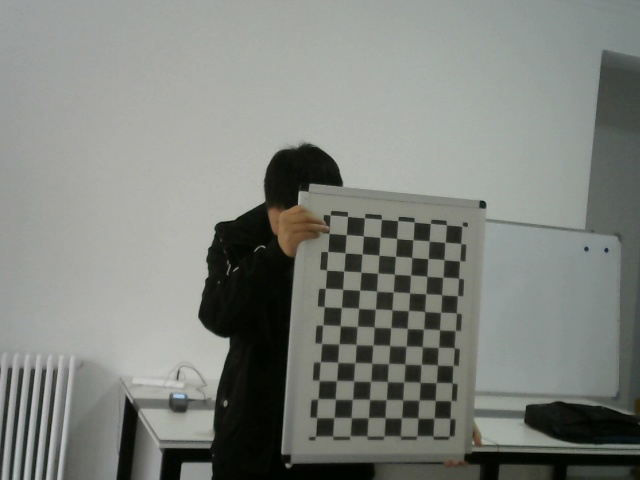
#> input picture calibration/myImgs2/01.jpg, 640 x 480 px; its folder holds only this picture in this run
$ python Calib_hrt.py
#> lines starting #> are read from the running program, lines starting #| are printed output that depends on the picture; after the words box and inside, x2 and y2 are one past the last pixel; in counts of white or black regions, pixels touching at a corner belong together
import numpy as np
import cv2
import glob
# termination criteria
criteria = (cv2.TERM_CRITERIA_EPS + cv2.TERM_CRITERIA_MAX_ITER, 30, 0.001)
#for i in range(4,15):
i=11
#    for j in range(5,15):
j=7
#chess board 9*12
objp = np.zeros((i*j, 3), np.float32)
#points in 3D world(no width added)
objp[:,:2] = np.mgrid[0:i, 0:j].T.reshape(-1,2)
# Arrays to store object points and image points from all the images.
objpoints = [] # 3d point in real world space
imgpoints = [] # 2d points in image plane.
images = glob.glob(r'myImgs2/*.jpg')

for fname in images:
    img = cv2.imread(fname)
#> img is the input picture: shape (480, 640, 3); mean B, G, R 124.8, 130.3, 127
    gray = cv2.cvtColor(img,cv2.COLOR_BGR2GRAY)
    # Find the chess board corners
    ret, corners = cv2.findChessboardCorners(gray, (i,j),None)
#> ret = True; corners = 77 rows, first 8: [334, 417.6], [335.5, 399.1], [336.2, 380.6], [337.9, 362.3], [339, 343.8], [340.2, 325.5], [341.3, 307.6], [342.7, 289.3]
    # If found, add object points, image points (after refining them)
    if ret == True:
        objpoints.append(objp)
        corners2 = cv2.cornerSubPix(gray,corners,(11,11),(-1,-1),criteria)
#> corners2 = 77 rows, first 8: [333.9, 417.6], [335.3, 399.1], [336.5, 380.6], [337.8, 362.3], [338.9, 343.9], [340.3, 325.7], [341.4, 307.5], [342.6, 289.3]
        imgpoints.append(corners2)
        # Draw and display the corners
        img = cv2.drawChessboardCorners(img, (i,j), corners2,ret)
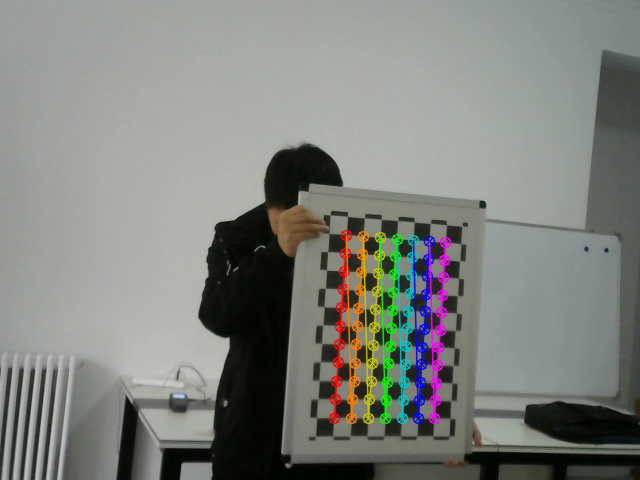
#> img: shape (480, 640, 3); 3.97% of pixels changed, all inside (x1, y1, x2, y2) = (328, 229, 452, 425)
        print("i ,j:")
        print(i,j)

        cv2.imshow('img',img)
        cv2.waitKey(100)
ret, mtx, dist, rvecs, tvecs = cv2.calibrateCamera(objpoints, imgpoints, gray.shape[::-1],None,None)
#> ret = 0.0743; mtx = [[297.2, 0, 306.5], [0, 307.2, 246.4], [0, 0, 1]]; dist = [[-0.0104, 0.0828, 0.00116, -0.00393, -0.0782]]; rvecs = ([0.0921, -0.0865, -1.5],); tvecs = ([1.57, 9.33, 16.81],)
# [5 lines of commented-out code are left out]

np.savez('dataMatrix.npz', r=ret, m=mtx, d=dist, rv=rvecs, t=tvecs)
with np.load('dataMatrix.npz') as X:
    mtx2, dist2, rvecs2, tvecs2 = [X[i] for i in ('m','d','rv','t')]
##npzfile = np.load('dataMatrix.npz')
##print(npzfile.files)

print(mtx2)
# [62 lines of commented-out code are left out]

$ run again, on calibration/myImgs2/05.jpg
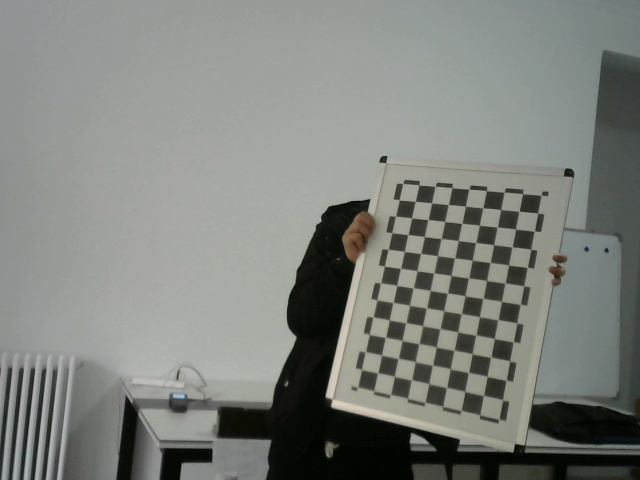
#> input picture calibration/myImgs2/05.jpg, 640 x 480 px
#> img is the input picture: shape (480, 640, 3); mean B, G, R 124.6, 129.8, 126.5
#> `ret, corners = cv2.findChessboardCorners(gray, (i,j),None)`: ret = True; corners = 77 rows, first 8: [378.3, 373.9], [382.3, 354.4], [385.4, 337.3], [389.4, 320], [393, 302.5], [396.5, 285.4], [400.6, 268.5], [403.6, 251.8]
#> corners2 = 77 rows, first 8: [377.7, 372.8], [381.6, 355.1], [385.4, 337.4], [389.3, 319.9], [393, 302.5], [396.8, 285.4], [400.5, 268.3], [404.3, 251.4]
#> `img = cv2.drawChessboardCorners(img, (i,j), corners2,ret)`:
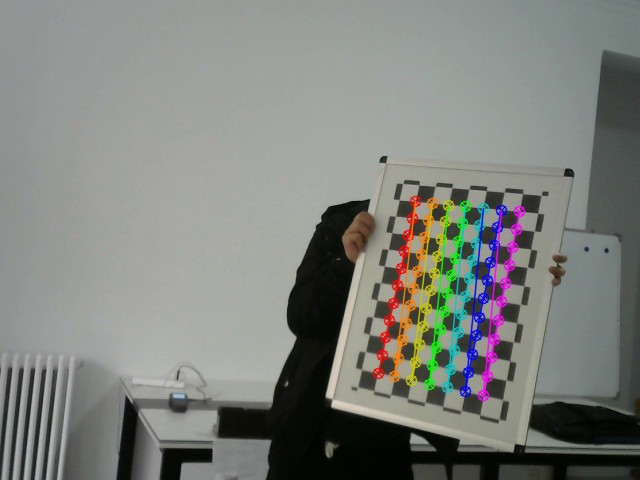
#> img: shape (480, 640, 3); 3.99% of pixels changed, all inside (x1, y1, x2, y2) = (372, 195, 526, 402)
#> `ret, mtx, dist, rvecs, tvecs = cv2.calibrateCamera(objpoints, imgpoint..`: ret = 0.0685; mtx = [[884.4, 0, 331.5], [0, 850.1, 214.2], [0, 0, 1]]; dist = [[0.00443, 2.28, -0.00346, -0.00763, -14.26]]; rvecs = ([-0.577, 0.216, -1.36],); tvecs = ([2.49, 8.85, 47.41],)

$ run again, on calibration/myImgs2/06.jpg
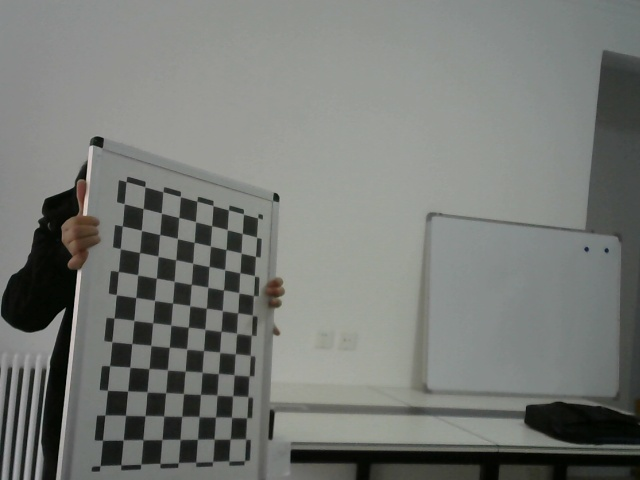
#> input picture calibration/myImgs2/06.jpg, 640 x 480 px
#> img is the input picture: shape (480, 640, 3); mean B, G, R 117.3, 121.5, 118.8
#> `ret, corners = cv2.findChessboardCorners(gray, (i,j),None)`: ret = True; corners = 77 rows, first 8: [122.9, 440.3], [125.5, 415.2], [127.6, 391], [130, 367], [132, 343.8], [134, 320.5], [135.9, 297.5], [137.6, 274.8]
#> corners2 = 77 rows, first 8: [123.2, 439.9], [125.5, 415.3], [127.6, 391.1], [129.8, 367.2], [131.8, 343.6], [133.9, 320.5], [135.8, 297.5], [137.7, 274.8]
#> `img = cv2.drawChessboardCorners(img, (i,j), corners2,ret)`:
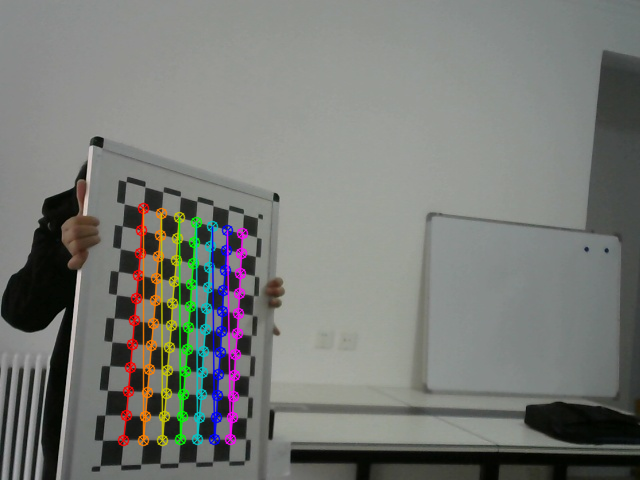
#> img: shape (480, 640, 3); 4.46% of pixels changed, all inside (x1, y1, x2, y2) = (117, 202, 249, 447)
#> `ret, mtx, dist, rvecs, tvecs = cv2.calibrateCamera(objpoints, imgpoint..`: ret = 0.0737; mtx = [[839.8, 0, 318.4], [0, 817.7, 246.8], [0, 0, 1]]; dist = [[0.0576, 1.23, -0.00246, 0.00916, -5.73]]; rvecs = ([0.529, -0.786, -1.34],); tvecs = ([-8, 8.1, 34.54],)

$ run again, on calibration/myImgs2/07.jpg
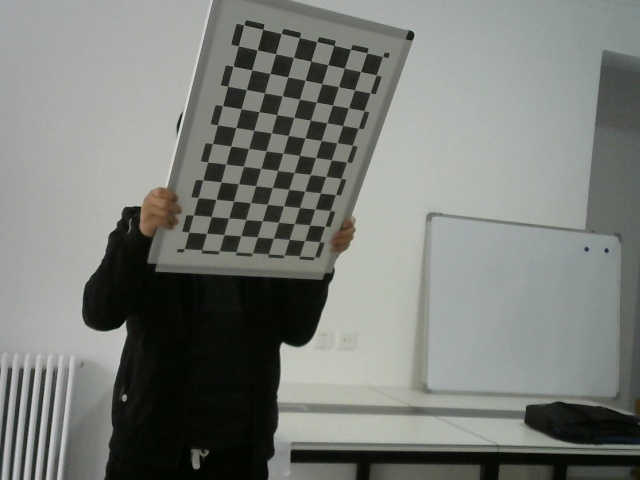
#> input picture calibration/myImgs2/07.jpg, 640 x 480 px
#> img is the input picture: shape (480, 640, 3); mean B, G, R 120, 124.6, 121.8
#> `ret, corners = cv2.findChessboardCorners(gray, (i,j),None)`: ret = True; corners = 77 rows, first 8: [344.2, 68.3], [338.5, 86.61], [332.6, 105], [326.7, 122.9], [321, 140.8], [315.6, 157.7], [310.3, 174.6], [304.6, 191.2]
#> corners2 = 77 rows, first 8: [344.4, 68.19], [338.4, 86.64], [332.5, 105], [326.7, 122.8], [321.2, 140.5], [315.5, 157.6], [310.2, 174.5], [304.7, 191.1]
#> `img = cv2.drawChessboardCorners(img, (i,j), corners2,ret)`:
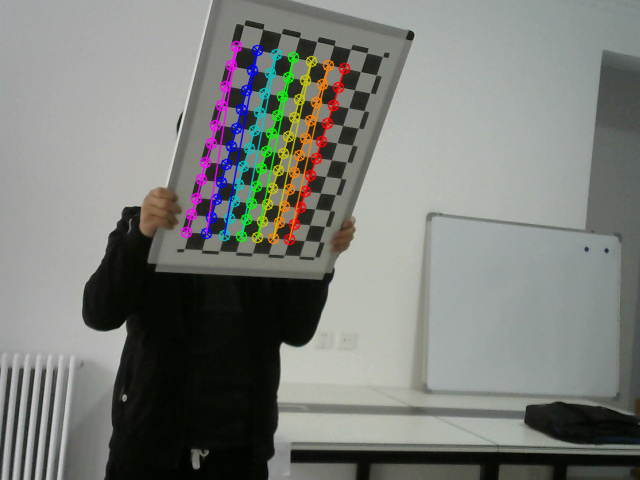
#> img: shape (480, 640, 3); 4.05% of pixels changed, all inside (x1, y1, x2, y2) = (180, 40, 351, 246)
#> `ret, mtx, dist, rvecs, tvecs = cv2.calibrateCamera(objpoints, imgpoint..`: ret = 0.415; mtx = [[940.4, 0, 322.3], [0, 949.1, 365], [0, 0, 1]]; dist = [[2.47, -14.42, 0.19, -0.0443, 43.48]]; rvecs = ([-0.00485, -0.974, 1.62],); tvecs = ([1.3, -15.3, 47.17],)

$ run again, on calibration/myImgs2/02.jpg
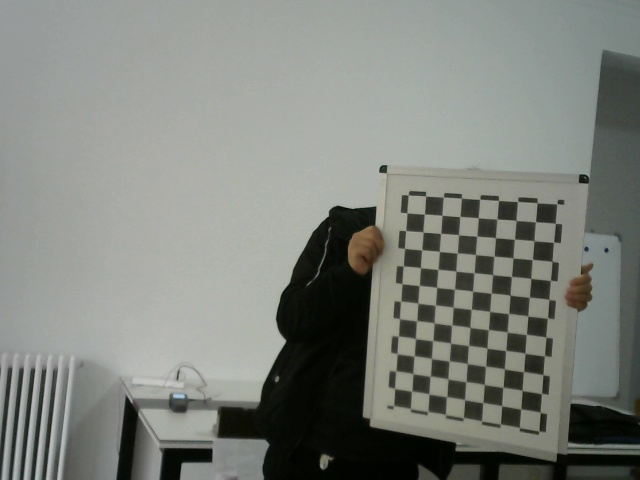
#> input picture calibration/myImgs2/02.jpg, 640 x 480 px
#> img is the input picture: shape (480, 640, 3); mean B, G, R 124.7, 130.7, 127.2
#> `ret, corners = cv2.findChessboardCorners(gray, (i,j),None)`: ret = True; corners = 77 rows, first 8: [411.6, 391.1], [413.3, 373.4], [414.4, 355.9], [415.2, 338.6], [416.9, 321.2], [417.8, 303], [419.6, 286], [420.5, 267.6]
#> corners2 = 77 rows, first 8: [411.6, 391.1], [412.9, 373.6], [414.1, 355.9], [415.5, 338.5], [416.6, 320.7], [417.8, 303.2], [419.2, 285.5], [420.5, 267.6]
#> `img = cv2.drawChessboardCorners(img, (i,j), corners2,ret)`:
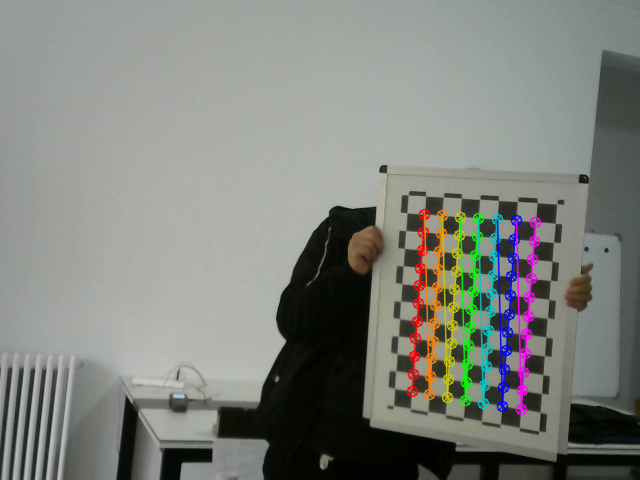
#> img: shape (480, 640, 3); 4.06% of pixels changed, all inside (x1, y1, x2, y2) = (406, 208, 542, 416)
#> `ret, mtx, dist, rvecs, tvecs = cv2.calibrateCamera(objpoints, imgpoint..`: ret = 0.0815; mtx = [[756.9, 0, 313.3], [0, 761, 238.6], [0, 0, 1]]; dist = [[0.0447, 0.534, -0.00362, -0.0106, -1.35]]; rvecs = ([-0.252, 0.334, -1.48],); tvecs = ([5.59, 8.6, 42.86],)
